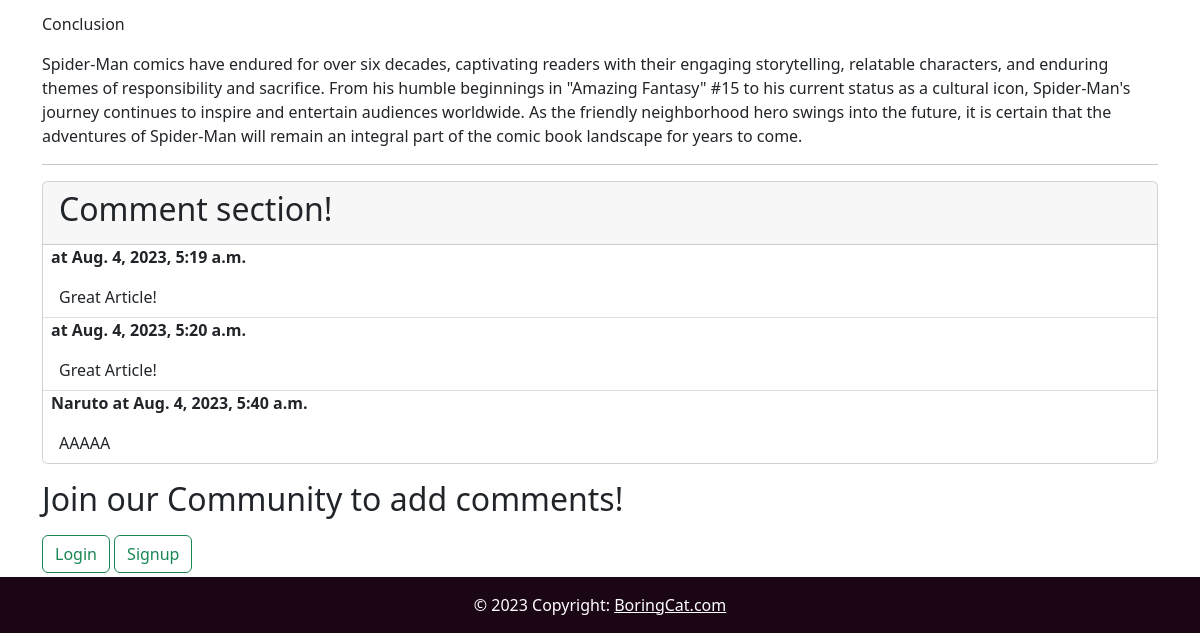
The app's page /Book/Post/1 (lower part), older data.
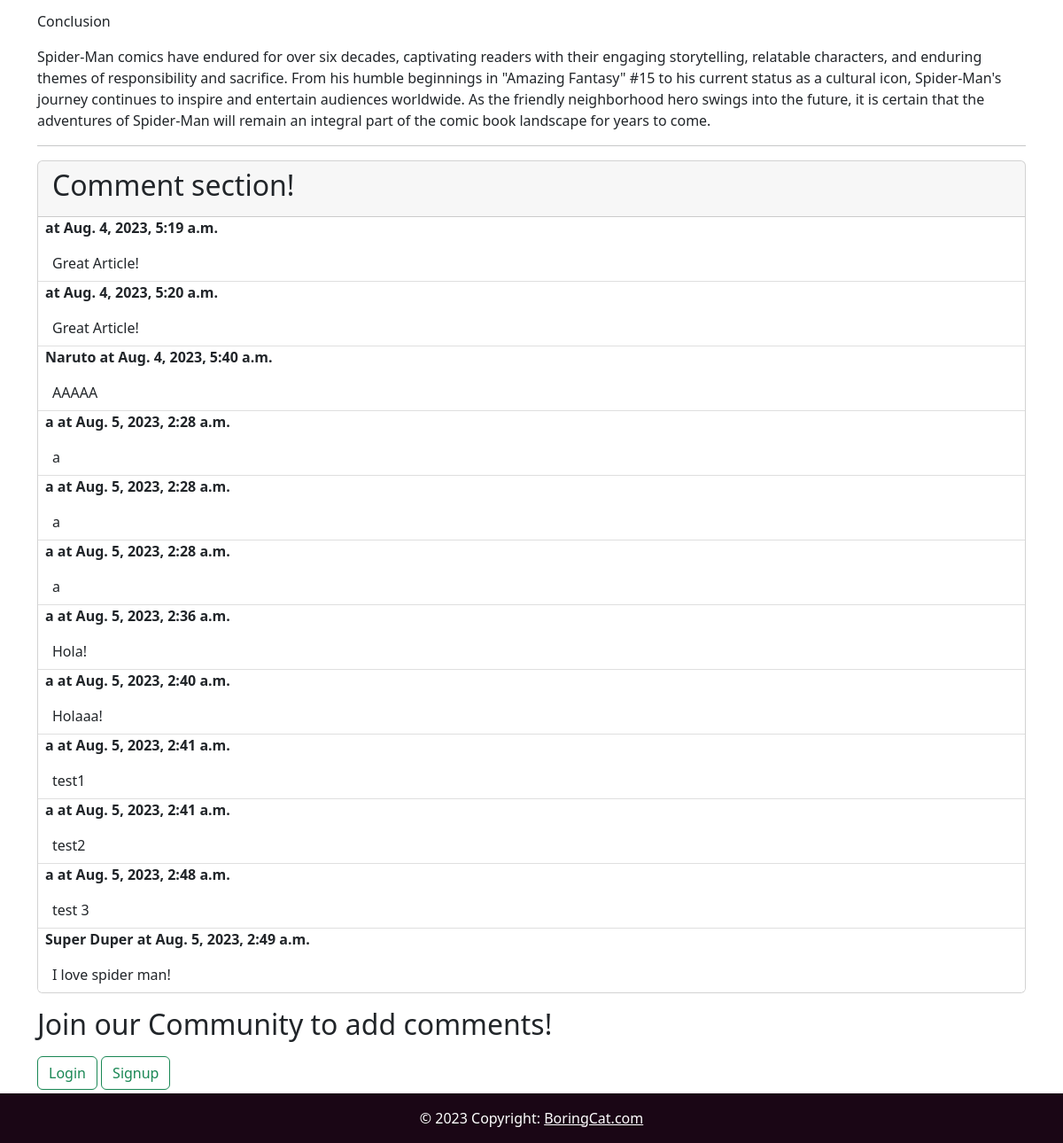
The same page, newer data.
### apps/core/models.py (models this page shows, shortened)
class Comment(models.Model):
    parent = models.ForeignKey(Post, on_delete=models.CASCADE, related_name="comments")
    name = models.CharField(max_length=50)
    body = models.TextField()
    created_on = models.DateTimeField(auto_now_add=True)
    active = models.BooleanField(default=False)
    class Meta:
        ordering = ["created_on"]

### apps/core/views.py (the view)
# urls.py: path('Book/Post/<int:id>', views.post_detail, name='Post'),
def post_detail(request, id):
    post = get_object_or_404(models.Post, pk=id)
    context = {'Post': post}
    if request.method == 'POST':
        commentform = forms.CommentForm(request.POST)
        if commentform.is_valid():
           obj = commentform.save(commit=False)
           obj.parent = post
           obj.name = request.user.username
           obj.save()
           return redirect('Post',id)
    else:
        commentform = forms.CommentForm()
    context.update({'commentsForm':commentform})
    return render(request,'posts/post_detail.html', context)

### apps/core/templates/posts/post_detail.html (shortened to what this page needs)
{% extends 'base.html' %} {% block content %}
<p class="lh-1"> {{ Post.content | safe | linebreaks }} </p>
<hr>
<div class="card">
  <div class="card-header">
    <h2>Comment section!</h2>
  </div>
  <ul class="list-group list-group-flush">
    {% for comment in Post.comments.all %}
     <div class="card-title mx-2"> <strong> {{ comment.name }} at {{ comment.created_on }} </strong></div>
     <li class="list-group-item">{{ comment.body }}</li>
{% endfor %}
  </ul>
</div>
{% if user.is_authenticated %}
<form method="post">
  {% csrf_token %}
  <div class="form-group">
    <label for="{{ commentsForm.body.id_for_label }}"> <h5 class="card-header"> Add a comment: </h5></label>
  </div>
  <div class="card-body">
  {{ commentsForm.body }}
  </div>
  <input name="" id="" class="btn btn-success" type="submit" value="Add Comment">
</form>
{% else %}
 <p> <h2> Join our Community to add comments! </h2></p>
<a href="{% url 'Login' %}"><button class="btn btn-outline-success">Login</button></a>
<a href="{% url 'Signup' %}"><button class="btn btn-outline-success">Signup</button></a>
{% endif %}
{% endblock content %}

Row changes from the older to the newer data that the page shows:
added Comment: name "a", created_on "Aug. 5, 2023, 2:28 a.m.", body "a"
added Comment: name "a", created_on "Aug. 5, 2023, 2:28 a.m.", body "a"
added Comment: name "a", created_on "Aug. 5, 2023, 2:28 a.m.", body "a"
added Comment: name "a", created_on "Aug. 5, 2023, 2:36 a.m.", body "Hola!"
added Comment: name "a", created_on "Aug. 5, 2023, 2:40 a.m.", body "Holaaa!"
added Comment: name "a", created_on "Aug. 5, 2023, 2:41 a.m.", body "test1"
added Comment: name "a", created_on "Aug. 5, 2023, 2:41 a.m.", body "test2"
added Comment: name "a", created_on "Aug. 5, 2023, 2:48 a.m.", body "test 3"
added Comment: name "Super Duper", created_on "Aug. 5, 2023, 2:49 a.m.", body "I love spider man!"
